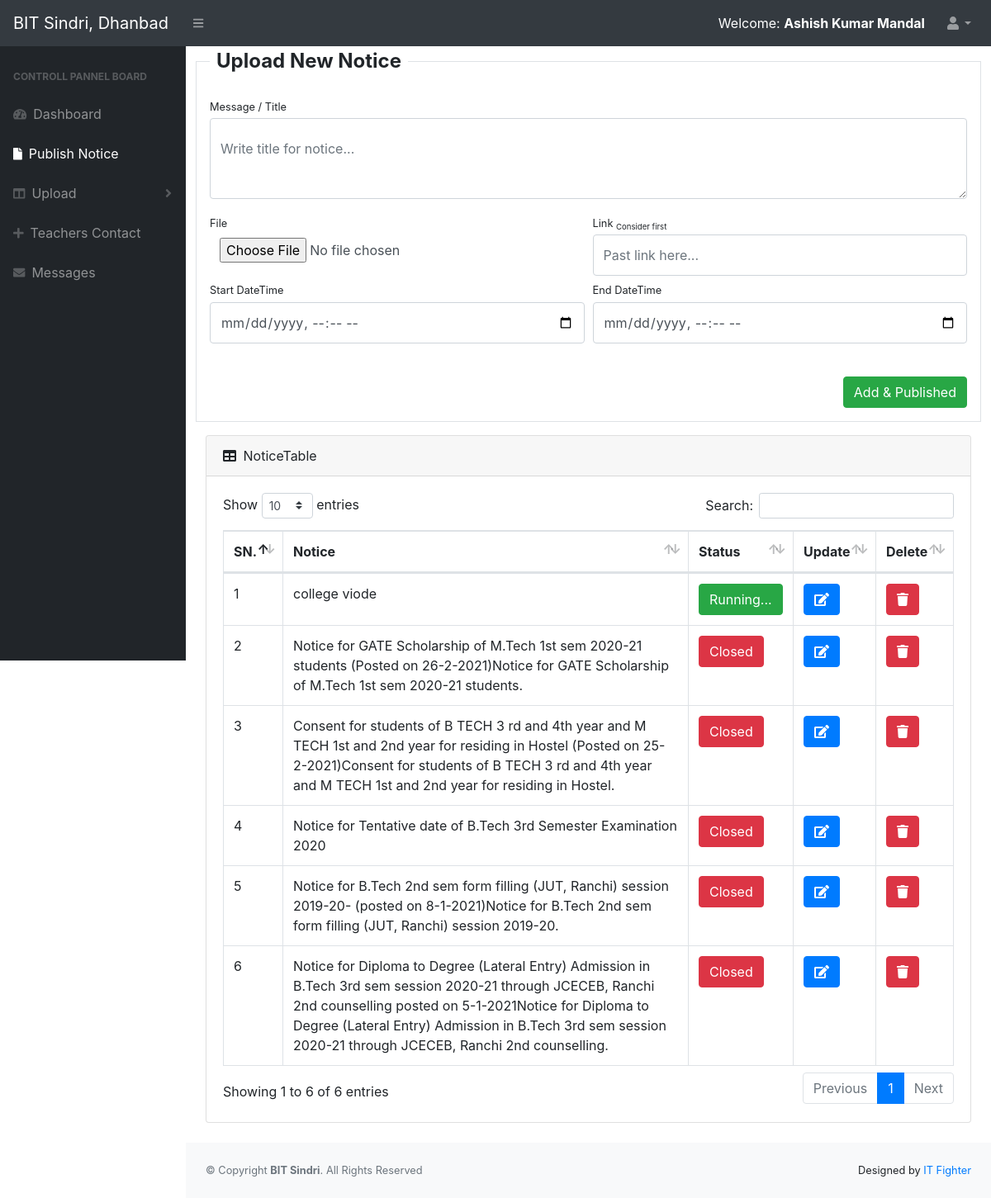
The page /admin/notice.php (signed in) on the database as committed earlier.
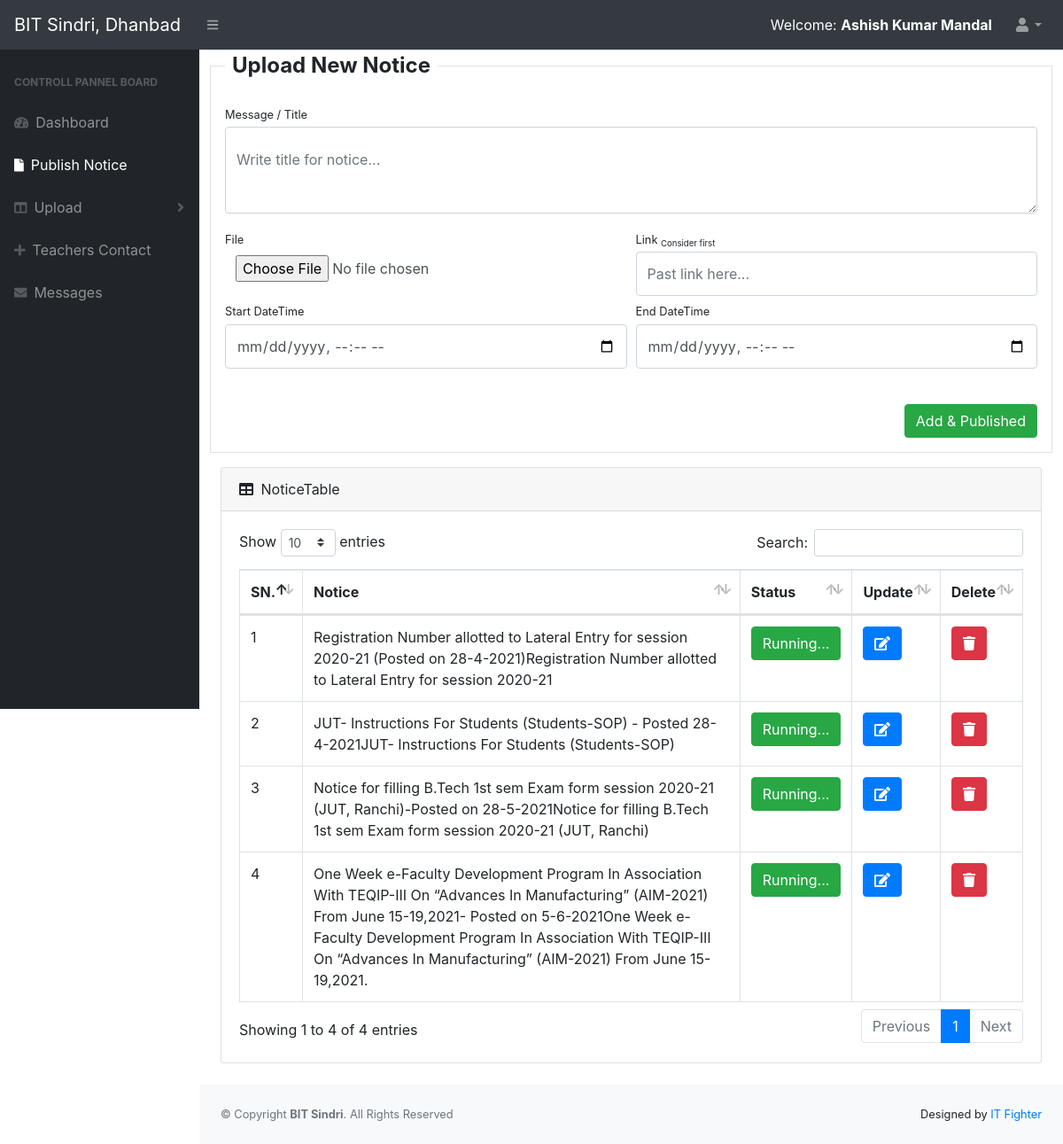
The same page on the database as committed later.
### tables this page shows
CREATE TABLE `notice` (
  `notice_id` int(11) NOT NULL,
  `msg` varchar(500) NOT NULL,
  `link` varchar(300) DEFAULT NULL,
  `file` varchar(150) DEFAULT NULL,
  `start_date_time` timestamp NULL DEFAULT NULL,
  `end_date_time` timestamp NULL DEFAULT NULL,
  `usr_id` int(11) NOT NULL,
  `created` timestamp NOT NULL DEFAULT current_timestamp(),
  `updated` timestamp NOT NULL DEFAULT current_timestamp() ON UPDATE current_timestamp()
);

### admin/notice.php (the view, shortened to what the changed rows need)
<?php include_once('header_admin.php'); ?>
<div id="layoutSidenav_content">
    <main>
        <div class="container-fluid">
        <div class="card mb-4">
            <div class="card-body">
                <div class="table-responsive">
                    <table class="table table-bordered" id="dataTable" width="100%" cellspacing="0">
                        <thead>
                            <tr>
                                <th>SN.</th>
                                <th>Notice</th>
                                <th>Status</th>
                                <th>Update</th>
                                <th>Delete</th>
                            </tr>
                        </thead>
                        <tbody>
                            <?php
                                $i = 1;
                                $cdt = date('Y-m-d H:i:s');
                                $query = mysqli_query($conn, "SELECT * FROM notice ORDER BY notice_id DESC");
                                while(@$row = mysqli_fetch_array($query)){
                                  $notice_id = $row['notice_id'];
                                  $msg = $row['msg'];
                                  $sdt = $row['start_date_time'];
                                  $edt = $row['end_date_time'];
                                  $dcs_days = intval((strtotime($cdt)-strtotime($sdt))/(60*60*24));
                                  $dce_days = intval((strtotime($cdt)-strtotime($edt))/(60*60*24));
                            ?>
                            <tr>
                                <td><?php echo $i; $i++; ?></td>
                                <td><?php echo $msg; ?></td>
                                <?php if($dcs_days < 0){ ?>
                                    <td><a class="btn btn-warning btn-xs"> Pending </a></td>
                                <?php }else if($dce_days > 7){ ?>
                                    <td><a class="btn btn-danger btn-xs"> Closed </a></td>
                                <?php }else{ ?>
                                    <td><a class="btn btn-success btn-xs"> Running... </a></td>
                                <?php } ?>
                                <td><a href="edit_notice.php?id=<?php echo $notice_id; ?>" class="btn btn-primary btn-xs"> <i class="fa fa-edit"></i> </a></td>
                                <td><a onclick='return Confirm();' href="delete_notice.php?id=<?php echo $notice_id; ?>" class="btn btn-danger btn-xs"><i class="fa fa-trash"></i></a></td>
                            </tr>
                            <?php } ?>
                        </tbody>
                    </table>
                </div>
            </div>
        </div>
    </div>
</main>
<?php include_once('footer_admin.php'); ?>

Rows that differ between the two databases and show on the page:
removed notice: msg "college viode", shows "Running..."
removed notice: msg "Notice for GATE Scholarship of M.Tech 1st sem 2020-21 students (Posted on 26-2-2021)Notice for GATE Scholarship of M.Tech 1st sem 2020-21 students.", shows "Closed"
removed notice: msg "Consent for students of B TECH 3 rd and 4th year and M TECH 1st and 2nd year for residing in Hostel (Posted on 25-2-2021)Consent for students of B TECH 3 rd and 4th year and M TECH 1st and 2nd year for residing in Hostel.", shows "Closed"
removed notice: msg "Notice for Tentative date of B.Tech 3rd Semester Examination 2020", shows "Closed"
removed notice: msg "Notice for B.Tech 2nd sem form filling (JUT, Ranchi) session 2019-20- (posted on 8-1-2021)Notice for B.Tech 2nd sem form filling (JUT, Ranchi) session 2019-20.", shows "Closed"
removed notice: msg "Notice for Diploma to Degree (Lateral Entry) Admission in B.Tech 3rd sem session 2020-21 through JCECEB, Ranchi 2nd counselling posted on 5-1-2021Notice for Diploma to Degree (Lateral Entry) Admission in B.Tech 3rd sem session 2020-21 through JCECEB, Ranchi 2nd counselling.", shows "Closed"
added notice: msg "Registration Number allotted to Lateral Entry for session 2020-21 (Posted on 28-4-2021)Registration Number allotted to Lateral Entry for session 2020-21", shows "Running..."
added notice: msg "JUT- Instructions For Students (Students-SOP) - Posted 28-4-2021JUT- Instructions For Students (Students-SOP)", shows "Running..."
added notice: msg "Notice for filling B.Tech 1st sem Exam form session 2020-21 (JUT, Ranchi)-Posted on 28-5-2021Notice for filling B.Tech 1st sem Exam form session 2020-21 (JUT, Ranchi)", shows "Running..."
added notice: msg "One Week e-Faculty Development Program In Association With TEQIP-III On “Advances In Manufacturing” (AIM-2021) From June 15-19,2021- Posted on 5-6-2021One Week e-Faculty Development Program In Association With TEQIP-III On “Advances In Manufacturing” (AIM-2021) From June 15-19,2021.", shows "Running..."
Other text that changed with them:
text written by a page script: "Show entries Search: Showing 1 to 6 of 6 entries Previous 1 Next" → "Show entries Search: Showing 1 to 4 of 4 entries Previous 1 Next"
